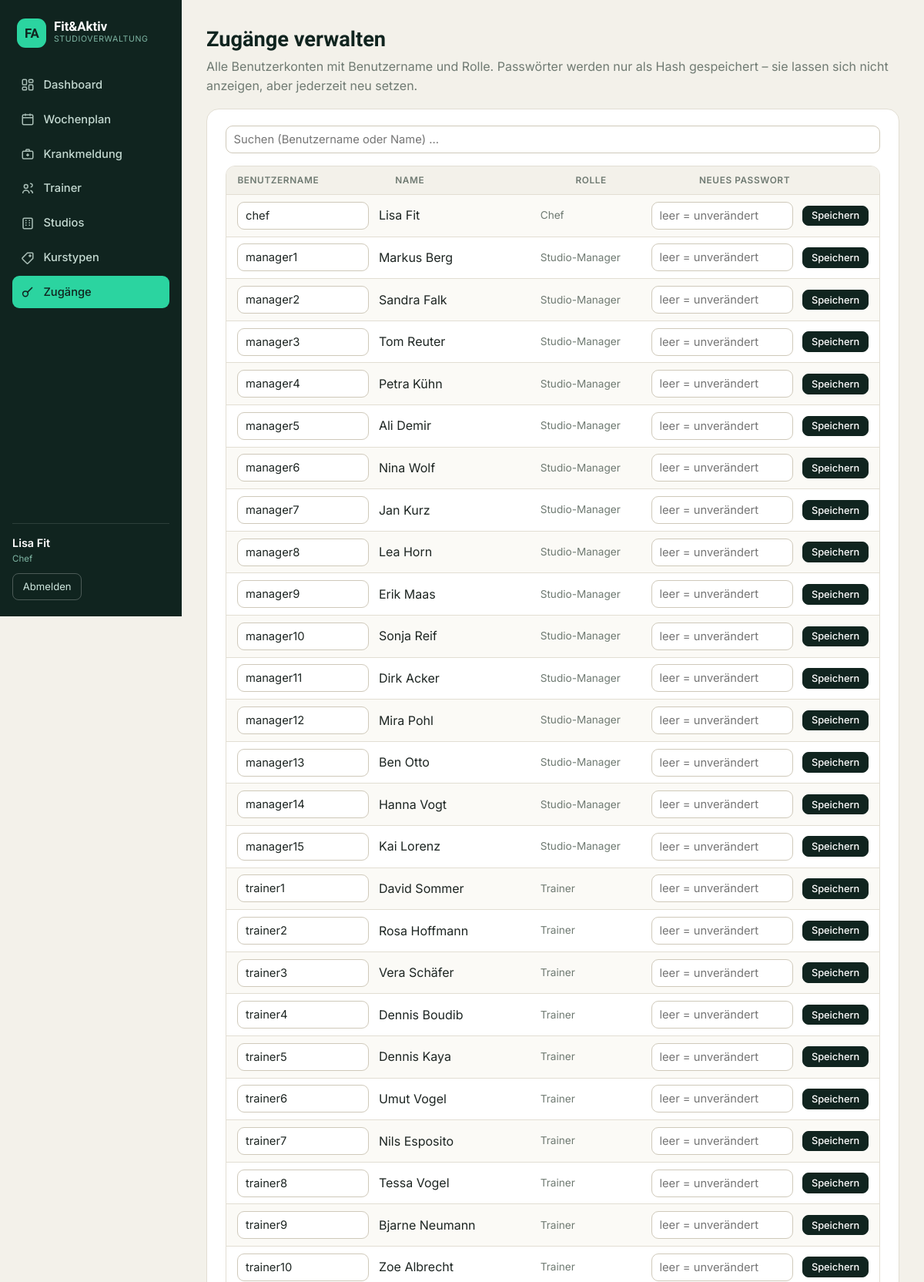
The app's page /verwaltung/zugaenge (signed in, upper part) with its own data.
### tables this page shows
CREATE TABLE users (
    id        INTEGER PRIMARY KEY AUTOINCREMENT,
    username  TEXT    NOT NULL UNIQUE,
    password  TEXT    NOT NULL,            -- gehashtes Passwort
    rolle     TEXT    NOT NULL CHECK (rolle IN ('chef','manager','trainer')),
    name      TEXT    NOT NULL,
    trainerId INTEGER REFERENCES trainer(id),  -- nur bei Rolle 'trainer'
    studioId  INTEGER REFERENCES studios(id)   -- nur bei Rolle 'manager'
);

### backend/app.py (the view, shortened to what this page needs)
@app.route("/verwaltung/zugaenge", methods=["GET", "POST"])
@role_required("chef")
def verwaltung_zugaenge():
    users = db.query(
        """SELECT * FROM users
           ORDER BY CASE rolle WHEN 'chef' THEN 0 WHEN 'manager' THEN 1 ELSE 2 END, id""")
    return render_template("zugaenge.html", users=users)

### backend/app.py (called while the page is built)
@app.before_request
def lade_benutzer():
    g.user = None
    uid = session.get("uid")
    if uid is not None:
        g.user = db.query("SELECT * FROM users WHERE id=?", (uid,), one=True)

def role_required(*rollen):
    def deco(view):
        @wraps(view)
        def wrapped(*args, **kwargs):
            if g.user is None:
                return redirect(url_for("login"))
            if g.user["rolle"] not in rollen:
                abort(403)
            return view(*args, **kwargs)
        return wrapped
    return deco

@app.context_processor
def inject_constants():
    return dict(TAGE=domain.TAGE, TAGE_KURZ=domain.TAGE_KURZ,
                SLOTS=domain.SLOTS, akt_kw=domain.aktuelle_kw())

### backend/db.py (called while the page is built)
def get_db():
    if "db" not in g:
        g.db = sqlite3.connect(DB_PATH)
        g.db.row_factory = sqlite3.Row          # Zugriff per Spaltenname
        g.db.execute("PRAGMA foreign_keys = ON")
    return g.db

def query(sql, args=(), one=False):
    cur = get_db().execute(sql, args)
    rows = cur.fetchall()
    cur.close()
    return (rows[0] if rows else None) if one else rows

### backend/domain.py (called while the page is built)
def aktuelle_kw():
    return date.today().isocalendar()[1]

### frontend/templates/zugaenge.html (shortened to what this page needs)
{% extends "base.html" %}
{% block content %}
<div class="page-head">
  <h1>Zugänge verwalten</h1>
  <p class="muted">Alle Benutzerkonten mit Benutzername und Rolle. Passwörter
     werden nur als Hash gespeichert – sie lassen sich nicht anzeigen, aber
     jederzeit neu setzen.</p>
</div>
<div class="card">
  <input id="suche" type="text" placeholder="Suchen (Benutzername oder Name) ..."
         onkeyup="filtern()" style="width:100%;margin-bottom:1rem">
  <div class="ztable">
    <div class="zhead">
      <span>Benutzername</span><span>Name</span><span>Rolle</span>
      <span>Neues Passwort</span>
    </div>
    {% for u in users %}
    <form method="post" class="zrow" data-k="{{ (u.username ~ ' ' ~ u.name)|lower }}">
      <input type="text" name="username" value="{{ u.username }}">
      <span>{{ u.name }}</span>
      <span class="zrole">{{ {'chef':'Chef','manager':'Studio-Manager','trainer':'Trainer'}[u.rolle] }}</span>
      <input type="password" name="passwort" placeholder="leer = unverändert" autocomplete="new-password">
      <button class="btn btn-small btn-primary" type="submit">Speichern</button>
    </form>
    {% endfor %}
  </div>
</div>
{% endblock %}

### frontend/templates/base.html (shortened to what this page needs)
<!DOCTYPE html>
<html lang="de">
<head>
  <link rel="stylesheet" href="{{ url_for('static', filename='style.css') }}">
</head>
<body>
{% macro nav(endpoint, label, icon) %}
  <a href="{{ url_for(endpoint) }}" class="{{ 'active' if request.endpoint == endpoint }}">
    {{ icon|safe }}<span>{{ label }}</span>
  </a>
{% endmacro %}
{% if g.user %}
<div class="layout">
  <aside class="sidebar">
    <div class="sb-brand">
      <div class="sb-mark">FA</div>
      <div><div class="sb-name">Fit&amp;Aktiv</div><div class="sb-tag">Studioverwaltung</div></div>
    </div>
    <nav class="sb-nav">
      {% if g.user.rolle == 'chef' %}
        {{ nav('dashboard','Dashboard', ic_dash) }}
        {{ nav('wochenplan','Wochenplan', ic_cal) }}
        {{ nav('krankmeldung','Krankmeldung', ic_med) }}
        {{ nav('verwaltung_trainer','Trainer', ic_user) }}
        {{ nav('verwaltung_studios','Studios', ic_build) }}
        {{ nav('verwaltung_kurse','Kurstypen', ic_tag) }}
        {{ nav('verwaltung_zugaenge','Zugänge', ic_key) }}
      {% elif g.user.rolle == 'manager' %}
        {{ nav('dashboard','Dashboard', ic_dash) }}
        {{ nav('wochenplan','Wochenplan', ic_cal) }}
        {{ nav('krankmeldung','Krankmeldung', ic_med) }}
      {% else %}
        {{ nav('mein_plan','Mein Wochenplan', ic_cal) }}
      {% endif %}
    </nav>
    <div class="sb-foot">
      <div class="sb-user">{{ g.user.name }}</div>
      <div class="sb-role">{{ {'chef':'Chef','manager':'Studio-Manager','trainer':'Trainer'}[g.user.rolle] }}</div>
      <a class="sb-logout" href="{{ url_for('logout') }}">Abmelden</a>
    </div>
  </aside>
  <div class="main">
    <div class="content">
      {% block content %}{% endblock %}
    </div>
  </div>
</div>
{% else %}
  {% block content_anon %}{% endblock %}
{% endif %}
</body>
</html>

### frontend/static/style.css (style rules this page uses)
:root { --ink:#10241f; --ink-2:#163a30; --akzent:#2bd4a0; --akzent-tief:#0f9e76; --sand:#f3f1ea; --linie:#e2ded3; --linie-2:#cfc9ba; --text:#1d2522; --text-leise:#6f7a72; --plan-normal:#2f6fd0; --plan-vertretung:#e08a1e; --plan-ausfall:#d23b34; }
* { box-sizing:border-box }
html,body { height:100% }
body { margin:0; font-family:"Inter",system-ui,Arial,sans-serif; color:var(--text); background:var(--sand); line-height:1.55; }
h1,h2,h3,.logo { font-family:"Sora","Inter",sans-serif }
.layout { display:flex;min-height:100vh }
.sidebar { width:236px;flex-shrink:0;background:var(--ink);color:#dfeee7; display:flex;flex-direction:column;padding:1.3rem 1rem; position:sticky;top:0;height:100vh; }
.sb-brand { display:flex;align-items:center;gap:.6rem;padding:.2rem .4rem 1.3rem }
.sb-mark { width:38px;height:38px;border-radius:11px;flex-shrink:0; background:var(--akzent);color:var(--ink);font-family:"Sora";font-weight:700; display:flex;align-items:center;justify-content:center;font-size:1.05rem; }
.sb-name { font-family:"Sora";font-weight:700;font-size:1.05rem;color:#fff;line-height:1 }
.sb-tag { font-size:.66rem;color:#7fb6a4;letter-spacing:.06em;text-transform:uppercase }
.sb-nav { display:flex;flex-direction:column;gap:.18rem;margin-top:.4rem }
.sb-nav a { display:flex;align-items:center;gap:.7rem;color:#c4d9d1;text-decoration:none; padding:.6rem .7rem;border-radius:9px;font-size:.92rem;font-weight:500; }
.sb-nav a svg { width:18px;height:18px;flex-shrink:0;opacity:.85 }
.sb-nav a.active { background:var(--akzent);color:var(--ink) }
.sb-nav a.active svg { opacity:1 }
.sb-foot { margin-top:auto;border-top:1px solid rgba(255,255,255,.12);padding-top:.9rem }
.sb-user { font-size:.9rem;font-weight:600;color:#fff }
.sb-role { font-size:.72rem;color:#7fb6a4;margin-bottom:.6rem }
.sb-logout { display:inline-flex;align-items:center;gap:.4rem;color:#cfe7df;text-decoration:none; border:1px solid rgba(255,255,255,.25);padding:.4rem .8rem;border-radius:8px;font-size:.82rem; }
.main { flex:1;min-width:0;display:flex;flex-direction:column }
.content { padding:1.8rem 2rem;max-width:1120px;width:100% }
.page-head { margin-bottom:.4rem }
.page-head h1 { margin:.1rem 0;font-size:1.7rem;font-weight:700;color:var(--ink) }
.muted { color:var(--text-leise);margin-top:0 }
.card { background:#fff;border:1px solid var(--linie);border-radius:16px; padding:1.3rem 1.5rem;margin:1.1rem 0; }
.btn { display:inline-flex;align-items:center;gap:.4rem;border:1px solid var(--linie-2); background:#fff;color:var(--text);padding:.5rem 1rem;border-radius:10px;cursor:pointer; text-decoration:none;font-size:.9rem;font-weight:500;font-family:inherit; }
.btn-primary { background:var(--ink);border-color:var(--ink);color:#fff }
.btn-small { padding:.3rem .65rem;font-size:.8rem;border-radius:8px }
input[type=text],input[type=password],input[type=date],input[type=number],select { padding:.5rem .6rem;border:1px solid var(--linie-2);border-radius:9px; font-size:.92rem;background:#fff;font-family:inherit;color:var(--text); }
.ztable { border:1px solid var(--linie);border-radius:12px;overflow:hidden }
.zhead,.zrow { display:grid;grid-template-columns:1.3fr 1.5fr 1fr 1.4fr auto;gap:.8rem; align-items:center;padding:.55rem .9rem;border-bottom:1px solid var(--linie) }
.zhead { background:var(--sand);font-size:.74rem;text-transform:uppercase; letter-spacing:.05em;color:var(--text-leise);font-weight:600 }
.zrow:nth-child(even) { background:#fbfaf6 }
.zrole { font-size:.85rem;color:var(--text-leise) }
.zrow input { width:100% }

### records on screen
users: user.name "Lisa Fit", rolle "Chef", username "chef", name "Lisa Fit"
users: username "manager1", name "Markus Berg", rolle "Studio-Manager"
users: username "manager2", name "Sandra Falk", rolle "Studio-Manager"
users: username "manager3", name "Tom Reuter", rolle "Studio-Manager"
users: username "manager4", name "Petra Kühn", rolle "Studio-Manager"
users: username "manager5", name "Ali Demir", rolle "Studio-Manager"
users: username "manager6", name "Nina Wolf", rolle "Studio-Manager"
users: username "manager7", name "Jan Kurz", rolle "Studio-Manager"
users: username "manager8", name "Lea Horn", rolle "Studio-Manager"
users: username "manager9", name "Erik Maas", rolle "Studio-Manager"
users: username "manager10", name "Sonja Reif", rolle "Studio-Manager"
users: username "manager11", name "Dirk Acker", rolle "Studio-Manager"
users: username "manager12", name "Mira Pohl", rolle "Studio-Manager"
users: username "manager13", name "Ben Otto", rolle "Studio-Manager"
users: username "manager14", name "Hanna Vogt", rolle "Studio-Manager"
users: username "manager15", name "Kai Lorenz", rolle "Studio-Manager"
users: username "trainer1", name "David Sommer", rolle "Trainer"
users: username "trainer2", name "Rosa Hoffmann", rolle "Trainer"
users: username "trainer3", name "Vera Schäfer", rolle "Trainer"
users: username "trainer4", name "Dennis Boudib", rolle "Trainer"
users: username "trainer5", name "Dennis Kaya", rolle "Trainer"
users: username "trainer6", name "Umut Vogel", rolle "Trainer"
users: username "trainer7", name "Nils Esposito", rolle "Trainer"
users: username "trainer8", name "Tessa Vogel", rolle "Trainer"
users: username "trainer9", name "Bjarne Neumann", rolle "Trainer"
users: username "trainer10", name "Zoe Albrecht", rolle "Trainer"

### other values on screen
{{ label }} "Dashboard Wochenplan Krankmeldung Trainer Studios Kurstypen Zugänge"
